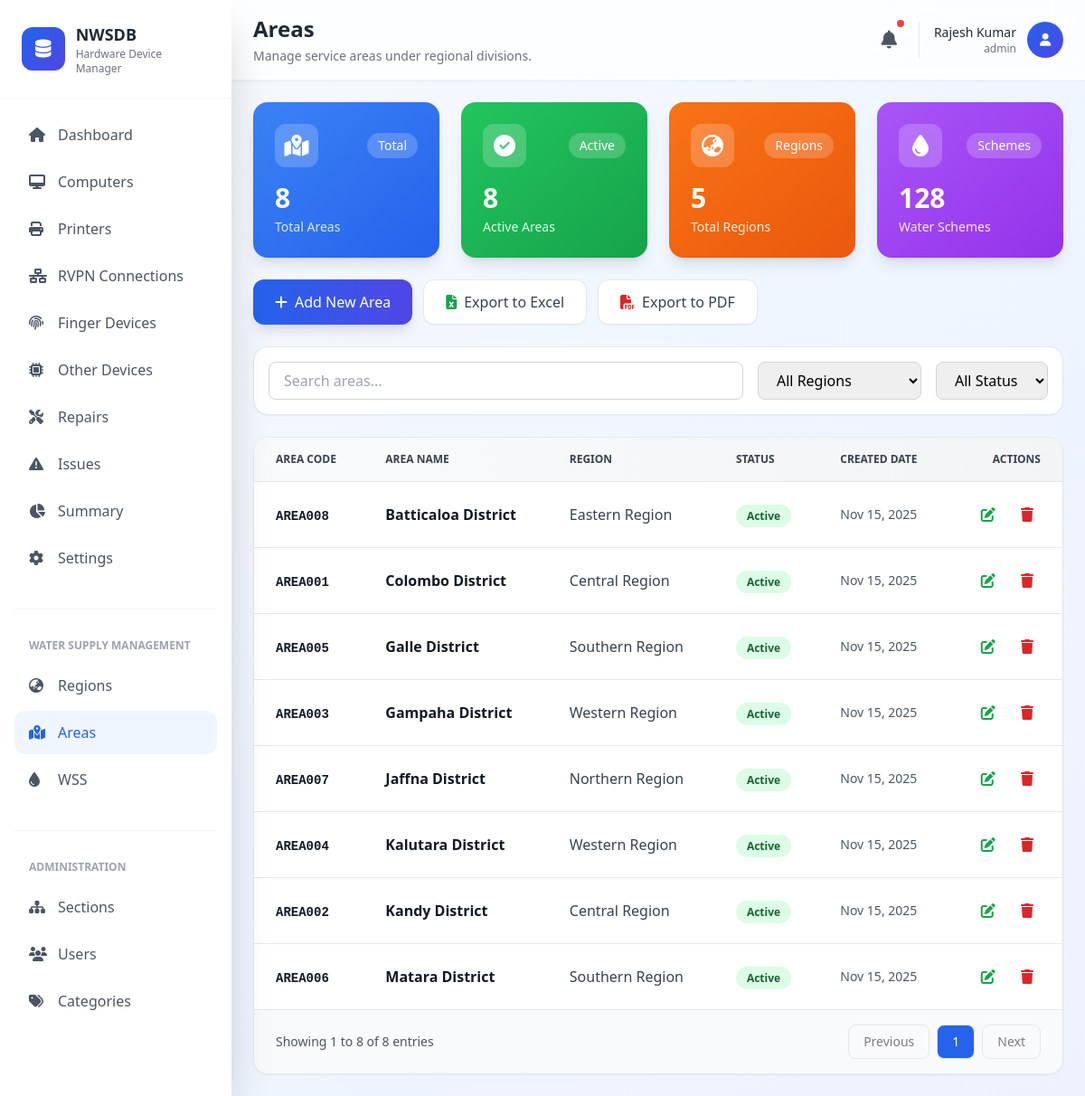
Page /pages/admin/areas.php (signed in) on the committed database.
### tables this page shows
CREATE TABLE areas (
  area_id INT NOT NULL AUTO_INCREMENT,
  region_id INT NOT NULL,
  area_code VARCHAR(20) NOT NULL,
  area_name VARCHAR(100) NOT NULL,
  status ENUM('active','inactive') DEFAULT 'active',
  created_at TIMESTAMP DEFAULT CURRENT_TIMESTAMP,
  updated_at TIMESTAMP DEFAULT CURRENT_TIMESTAMP ON UPDATE CURRENT_TIMESTAMP,
  PRIMARY KEY (area_id),
  UNIQUE (area_code),
  CONSTRAINT fk_areas_region FOREIGN KEY (region_id)
    REFERENCES regions(region_id) ON DELETE CASCADE
);

### functions/Database.php (called while the page is built, shortened)
<?php
class Database
{
    private $conn;
    private static $instance = null;
    private function __construct()
    {
        try {
            $this->conn = new PDO(
                "mysql:host=" . DB_HOST . ";dbname=" . DB_NAME,
                DB_USERNAME,
                DB_PASSWORD
            );
            $this->conn->setAttribute(PDO::ATTR_ERRMODE, PDO::ERRMODE_EXCEPTION);
            $this->conn->setAttribute(PDO::ATTR_DEFAULT_FETCH_MODE, PDO::FETCH_ASSOC);
        } catch (PDOException $e) {
            die("Connection failed: " . $e->getMessage());
        }
    }
    public static function getInstance()
    {
        if (self::$instance === null) {
            self::$instance = new self();
        }
        return self::$instance;
    }
    private function executeQuery($query, $params = [])
    {
        try {
            $stmt = $this->conn->prepare($query);
            $stmt->execute($params);
            return $stmt;
        } catch (PDOException $e) {
            error_log("Query execution failed: " . $e->getMessage());
            return false;
        }
    }
    public function select($table, $columns = ["*"], $where = [], $orderBy = "", $limit = null, $offset = null)
    {
        try {
            $query = "SELECT " . implode(", ", $columns) . " FROM {$table}";
            $params = [];
            if ($orderBy) {
                $query .= " ORDER BY {$orderBy}";
            }
            $stmt = $this->executeQuery($query, $params);
            return $stmt ? $stmt->fetchAll() : false;
        } catch (PDOException $e) {
            error_log("Select failed: " . $e->getMessage());
            return false;
        }
    }
    public function count($table, $where = [])
    {
        try {
            $query = "SELECT COUNT(*) as count FROM {$table}";
            $params = [];
            if (!empty($where)) {
                $whereParts = array_map(function ($key) {
                    return "{$key} = ?";
                }, array_keys($where));
                $query .= " WHERE " . implode(" AND ", $whereParts);
                $params = array_values($where);
            }
            $stmt = $this->executeQuery($query, $params);
            return $stmt ? (int)$stmt->fetch()['count'] : false;
        } catch (PDOException $e) {
            error_log("Count failed: " . $e->getMessage());
            return false;
        }
    }
}

### functions/DbHelper.php (called while the page is built, shortened)
<?php
require_once __DIR__ . '/Database.php';
class DbHelper
{
    private static $db;
    public static function init()
    {
        if (!self::$db) {
            self::$db = Database::getInstance();
        }
    }
    public static function getRegionCount()
    {
        $result = self::$db->count('regions');
        return $result ? $result : 0;
    }
    public static function getAllAreas()
    {
        $areas = self::$db->select('areas', ['*'], [], 'area_name ASC');
        $regions = self::$db->select('regions', ['region_id', 'region_name']);
        $regionMap = [];
        if ($regions) {
            foreach ($regions as $region) {
                $regionMap[$region['region_id']] = $region['region_name'];
            }
        }
        return $areas;
    }
    public static function getAreaCount()
    {
        $result = self::$db->count('areas');
        return $result ? $result : 0;
    }
    public static function getActiveAreaCount()
    {
        $result = self::$db->count('areas', ['status' => 'active']);
        return $result ? $result : 0;
    }
}

### pages/admin/areas.php (the view, shortened to what this page needs)
<?php
require_once __DIR__ . '/../../functions/DbHelper.php';
$allAreas = DbHelper::getAllAreas();
$totalAreas = count($allAreas);
$page = isset($_GET['page']) && is_numeric($_GET['page']) ? (int)$_GET['page'] : 1;
$limit = 10;
$offset = ($page - 1) * $limit;
$totalPages = ceil($totalAreas / $limit);
$areas = array_slice($allAreas, $offset, $limit);
$totalAreas = DbHelper::getAreaCount();
$activeAreas = DbHelper::getActiveAreaCount();
?>
<!DOCTYPE html>
<html lang="en">
<head>
  <script src="https://cdn.tailwindcss.com"></script>
  <link
    rel="stylesheet"
    href="https://cdnjs.cloudflare.com/ajax/libs/font-awesome/6.4.0/css/all.min.css" />
</head>
<body class="bg-gradient-to-br from-slate-50 via-blue-50 to-indigo-50 min-h-screen">
  <?php
  include '../../includes/sidemenu.php';
  ?>
  <main class="lg:ml-64 min-h-screen">
    <?php
    include '../../includes/header.php';
    ?>
    <div class="p-6 space-y-6">
      <div class="grid grid-cols-1 md:grid-cols-2 lg:grid-cols-4 gap-6">
        <div
          class="stat-card bg-gradient-to-br from-blue-500 to-blue-600 rounded-2xl p-6 text-white shadow-lg animate-fade-up">
          <div class="flex items-center justify-between mb-4">
            <div
              class="w-12 h-12 bg-white/20 rounded-xl flex items-center justify-center">
              <i class="fas fa-map-marked-alt text-2xl"></i>
            </div>
            <span class="text-sm bg-white/20 px-3 py-1 rounded-full">Total</span>
          </div>
          <h3 class="text-3xl font-bold mb-1"><?php echo $totalAreas; ?></h3>
          <p class="text-blue-100 text-sm">Total Areas</p>
        </div>
        <div
          class="stat-card bg-gradient-to-br from-green-500 to-green-600 rounded-2xl p-6 text-white shadow-lg animate-fade-up">
          <div class="flex items-center justify-between mb-4">
            <div
              class="w-12 h-12 bg-white/20 rounded-xl flex items-center justify-center">
              <i class="fas fa-check-circle text-2xl"></i>
            </div>
            <span class="text-sm bg-white/20 px-3 py-1 rounded-full">Active</span>
          </div>
          <h3 class="text-3xl font-bold mb-1"><?php echo $activeAreas; ?></h3>
          <p class="text-green-100 text-sm">Active Areas</p>
        </div>
        <div
          class="stat-card bg-gradient-to-br from-orange-500 to-orange-600 rounded-2xl p-6 text-white shadow-lg animate-fade-up">
          <div class="flex items-center justify-between mb-4">
            <div
              class="w-12 h-12 bg-white/20 rounded-xl flex items-center justify-center">
              <i class="fas fa-globe-asia text-2xl"></i>
            </div>
            <span class="text-sm bg-white/20 px-3 py-1 rounded-full">Regions</span>
          </div>
          <h3 class="text-3xl font-bold mb-1"><?php echo DbHelper::getRegionCount(); ?></h3>
          <p class="text-orange-100 text-sm">Total Regions</p>
        </div>
        <div
          class="stat-card bg-gradient-to-br from-purple-500 to-purple-600 rounded-2xl p-6 text-white shadow-lg animate-fade-up">
          <div class="flex items-center justify-between mb-4">
            <div
              class="w-12 h-12 bg-white/20 rounded-xl flex items-center justify-center">
              <i class="fas fa-tint text-2xl"></i>
            </div>
            <span class="text-sm bg-white/20 px-3 py-1 rounded-full">Schemes</span>
          </div>
          <h3 class="text-3xl font-bold mb-1">128</h3>
          <p class="text-purple-100 text-sm">Water Schemes</p>
        </div>
      </div>
      <div class="flex flex-wrap gap-3">
        <button
          onclick="openAddModal()"
          class="inline-flex items-center px-6 py-3 bg-gradient-to-r from-blue-600 to-indigo-600 text-white rounded-xl hover:from-blue-700 hover:to-indigo-700 shadow-lg hover:shadow-xl transition-all">
          <i class="fas fa-plus mr-2"></i>
          Add New Area
        </button>
        <button
          class="inline-flex items-center px-6 py-3 bg-white text-gray-700 rounded-xl hover:bg-gray-50 shadow-sm border border-gray-200 transition-all">
          <i class="fas fa-file-excel mr-2 text-green-600"></i>
          Export to Excel
        </button>
        <button
          class="inline-flex items-center px-6 py-3 bg-white text-gray-700 rounded-xl hover:bg-gray-50 shadow-sm border border-gray-200 transition-all">
          <i class="fas fa-file-pdf mr-2 text-red-600"></i>
          Export to PDF
        </button>
      </div>
      <div class="bg-white rounded-2xl shadow-sm border border-gray-200 p-4">
        <div class="flex flex-col md:flex-row gap-4">
          <div class="flex-1">
            <input
              type="text"
              placeholder="Search areas..."
              class="w-full px-4 py-2 border border-gray-300 rounded-lg focus:ring-2 focus:ring-blue-500 focus:border-blue-500" />
          </div>
          <select
            class="px-4 py-2 border border-gray-300 rounded-lg focus:ring-2 focus:ring-blue-500 focus:border-blue-500">
            <option>All Regions</option>
          </select>
          <select
            class="px-4 py-2 border border-gray-300 rounded-lg focus:ring-2 focus:ring-blue-500 focus:border-blue-500">
            <option>All Status</option>
          </select>
        </div>
      </div>
      <div
        class="bg-white rounded-2xl shadow-sm border border-gray-200 overflow-hidden">
        <div class="overflow-x-auto">
          <table class="min-w-full divide-y divide-gray-200">
            <thead class="bg-gradient-to-r from-gray-50 to-gray-100">
              <tr>
                <th
                  class="px-6 py-4 text-left text-xs font-semibold text-gray-700 uppercase">
                  Area Code
                </th>
                <th
                  class="px-6 py-4 text-left text-xs font-semibold text-gray-700 uppercase">
                  Area Name
                </th>
                <th
                  class="px-6 py-4 text-left text-xs font-semibold text-gray-700 uppercase">
                  Region
                </th>
                <th
                  class="px-6 py-4 text-left text-xs font-semibold text-gray-700 uppercase">
                  Status
                </th>
                <th
                  class="px-6 py-4 text-left text-xs font-semibold text-gray-700 uppercase">
                  Created Date
                </th>
                <th
                  class="px-6 py-4 text-right text-xs font-semibold text-gray-700 uppercase">
                  Actions
                </th>
              </tr>
            </thead>
            <tbody class="bg-white divide-y divide-gray-200">
              <?php if (!empty($areas)): ?>
                <?php foreach ($areas as $area): ?>
                  <tr class="table-row">
                    <td class="px-6 py-4">
                      <span class="font-mono text-sm font-semibold text-gray-900"><?php echo htmlspecialchars($area['area_code']); ?></span>
                    </td>
                    <td class="px-6 py-4">
                      <div class="font-semibold text-gray-900"><?php echo htmlspecialchars($area['area_name']); ?></div>
                    </td>
                    <td class="px-6 py-4">
                      <div class="font-medium text-gray-700"><?php echo htmlspecialchars($area['region_name'] ?? 'N/A'); ?></div>
                    </td>
                    <td class="px-6 py-4">
                      <?php if ($area['status'] === 'active'): ?>
                        <span class="px-3 py-1 text-xs font-semibold rounded-full bg-green-100 text-green-800">Active</span>
                      <?php else: ?>
                        <span class="px-3 py-1 text-xs font-semibold rounded-full bg-red-100 text-red-800">Inactive</span>
                      <?php endif; ?>
                    </td>
                    <td class="px-6 py-4 text-sm text-gray-600">
                      <?php echo date('M d, Y', strtotime($area['created_at'])); ?>
                    </td>
                    <td class="px-6 py-4 text-right space-x-2">
                      <button
                        onclick='openEditModal(<?php echo json_encode($area); ?>)'
                        class="p-2 text-green-600 hover:bg-green-50 rounded-lg"
                        title="Edit">
                        <i class="fas fa-edit"></i>
                      </button>
                      <button
                        onclick="confirmDelete(<?php echo $area['area_id']; ?>, '<?php echo htmlspecialchars($area['area_name']); ?>')"
                        class="p-2 text-red-600 hover:bg-red-50 rounded-lg"
                        title="Delete">
                        <i class="fas fa-trash"></i>
                      </button>
                    </td>
                  </tr>
                <?php endforeach; ?>
              <?php endif; ?>
            </tbody>
          </table>
        </div>
        <?php if ($totalAreas > 0): ?>
        <div class="bg-gray-50 px-6 py-4 flex items-center justify-between border-t border-gray-200">
          <div class="text-sm text-gray-600">
              Showing <span class="font-medium"><?php echo $offset + 1; ?></span> to
              <span class="font-medium"><?php echo min($offset + $limit, $totalAreas); ?></span> of
              <span class="font-medium"><?php echo $totalAreas; ?></span> entries
          </div>
          <div class="flex gap-2">
             <a href="?page=<?php echo max(1, $page - 1); ?>"
               class="px-4 py-2 border border-gray-300 rounded-lg text-sm hover:bg-gray-100 <?php echo $page <= 1 ? 'pointer-events-none opacity-50' : ''; ?>">
               Previous
             </a>
             <?php
             $startPage = max(1, $page - 2);
             $endPage = min($totalPages, $page + 2);
             for ($i = $startPage; $i <= $endPage; $i++):
             ?>
               <a href="?page=<?php echo $i; ?>"
                  class="px-4 py-2 border <?php echo $i === $page ? 'bg-blue-600 text-white' : 'border-gray-300 text-gray-700 hover:bg-gray-100'; ?> rounded-lg text-sm">
                 <?php echo $i; ?>
               </a>
             <?php endfor; ?>
             <a href="?page=<?php echo min($totalPages, $page + 1); ?>"
               class="px-4 py-2 border border-gray-300 rounded-lg text-sm hover:bg-gray-100 <?php echo $page >= $totalPages ? 'pointer-events-none opacity-50' : ''; ?>">
               Next
             </a>
          </div>
        </div>
        <?php endif; ?>
      </div>
    </div>
  </main>
</body>
</html>

### pages/admin/areas.php (style rules this page uses)
.animate-fade-up { animation: fadeInUp 0.6s ease-out forwards; }
.stat-card { box-shadow: 0 4px 6px -1px rgba(0, 0, 0, 0.1); }
.table-row { transition: all 0.2s ease; }

### rows in the picture
areas: area_code "AREA008", area_name "Batticaloa District", region_name "Eastern Region", status "Active", created_at "Nov 15, 2025"
areas: area_code "AREA001", area_name "Colombo District", region_name "Central Region", status "Active", created_at "Nov 15, 2025"
areas: area_code "AREA005", area_name "Galle District", region_name "Southern Region", status "Active", created_at "Nov 15, 2025"
areas: area_code "AREA003", area_name "Gampaha District", region_name "Western Region", status "Active", created_at "Nov 15, 2025"
areas: area_code "AREA007", area_name "Jaffna District", region_name "Northern Region", status "Active", created_at "Nov 15, 2025"
areas: area_code "AREA004", area_name "Kalutara District", region_name "Western Region", status "Active", created_at "Nov 15, 2025"
areas: area_code "AREA002", area_name "Kandy District", region_name "Central Region", status "Active", created_at "Nov 15, 2025"
areas: area_code "AREA006", area_name "Matara District", region_name "Southern Region", status "Active", created_at "Nov 15, 2025"

### other values in the picture
$page_title "Areas"
$page_description "Manage service areas under regional divisions."
$name "Rajesh Kumar"
$role "admin"
$totalAreas "8"
$activeAreas "8"
DbHelper::getRegionCount() "5"
$offset + 1 "1"
min($offset + $limit, $totalAreas) "8"
